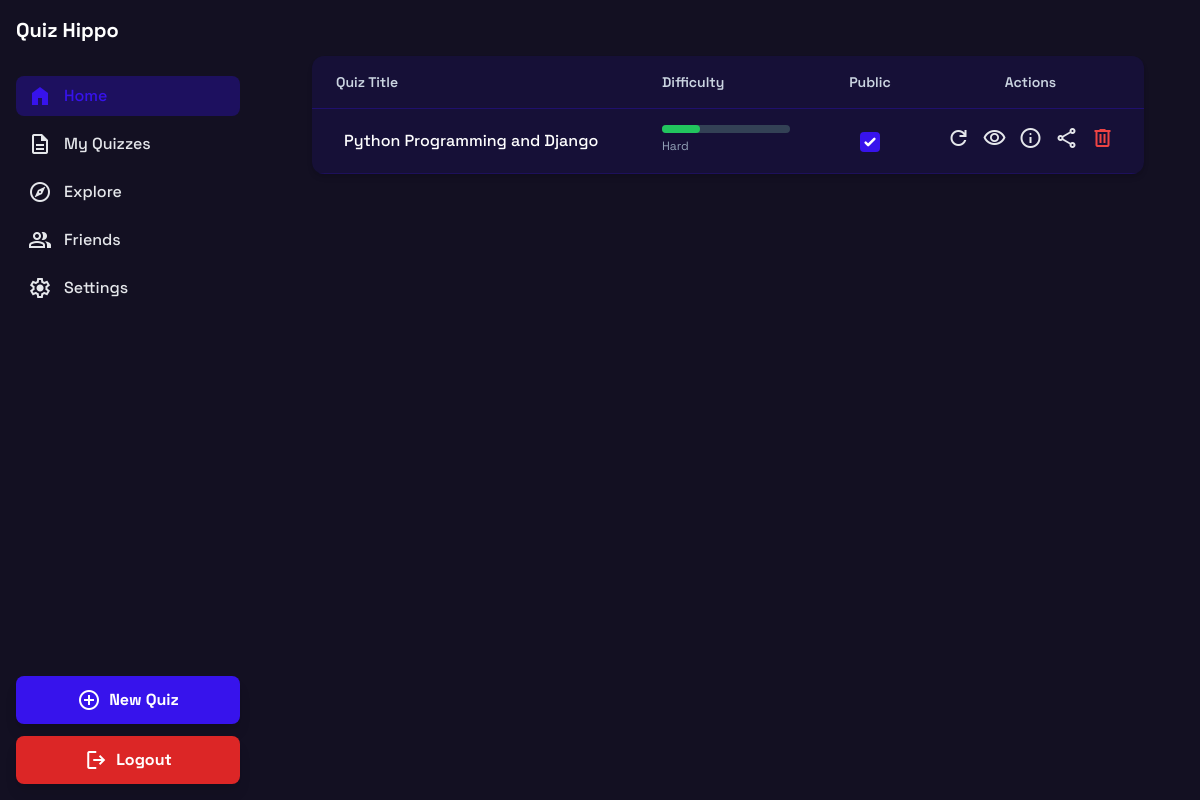
Page /all_quizes/ (signed in) on the committed database.
### app/models.py (models this page shows, shortened)
class Quiz(models.Model):
    QUESTION_PREFERENCES = [
        ('SHORT', 'Short Questions'),
        ('TF', 'True/False'),
        ('MCQ', 'Multiple Choice'),
        ('FILL', 'Fill in the Blank'),
        ('MIX', 'Mix'),
    ]
    topic = models.CharField(max_length=200)
    difficulty = models.IntegerField(default=1)
    user = models.ForeignKey(User, on_delete=models.CASCADE, null=True, blank=True, related_name="quizzes")
    question_preference = models.CharField(max_length=10, choices=QUESTION_PREFERENCES, default="MIX")
    shared_with = models.ManyToManyField(User, related_name="shared_quizzes", blank=True)
    is_public = models.BooleanField(default=False)

### app/views.py (the view)
# urls.py: path('all_quizes/', views.all_quizes, name='all_quizes'),
def all_quizes(request):
    user = request.user
    quizzes = (Quiz.objects.filter(user=user) | Quiz.objects.filter(shared_with=user)).distinct()
    for quiz in quizzes:
        attempt = QuizAttempt.objects.filter(user=user, quiz=quiz).first()
        quiz.attempt = attempt
        quiz.attempted = attempt is not None
    paginator = Paginator(quizzes, 5)
    page_number = request.GET.get('page')
    page_obj = paginator.get_page(page_number)
    return render(request, 'all-quizes.html', {'page_obj': page_obj})

### templates/all-quizes.html (shortened to what this page needs)
{% extends "base.html" %}
{% load static %}
{% block content %}
<main class="flex-1 p-4 sm:p-6 bg-background-light dark:bg-background-dark">
  <div class="bg-white dark:bg-primary/10 rounded-xl shadow-md overflow-hidden">
    <div class="overflow-x-auto">
      <table class="w-full text-left">
        <thead class="border-b border-primary/20 dark:border-primary/30">
          <tr>
            <th class="px-6 py-4 text-sm font-semibold text-slate-600 dark:text-slate-300">Quiz Title</th>
            <th class="px-6 py-4 text-sm font-semibold text-slate-600 dark:text-slate-300">Difficulty</th>
            <th class="px-6 py-4 text-sm font-semibold text-slate-600 dark:text-slate-300 text-center">Public</th>
            <th class="px-6 py-4 text-sm font-semibold text-slate-600 dark:text-slate-300 text-center">Actions</th>
          </tr>
        </thead>
        <tbody>
          {% for quiz in page_obj %}
          <tr class="border-b border-primary/10 dark:border-primary/20">
            <td class="px-6 py-4 whitespace-nowrap text-slate-800 dark:text-white font-medium">
               {{ quiz.topic }}
            </td>
            <td class="px-6 py-4">
              <div class="w-32 bg-slate-200 dark:bg-slate-700 rounded-full h-2">
                <div class="bg-green-500 h-2 rounded-full"
                     style="width: {{ quiz.difficulty|add:"0" }}0%"></div>
              </div>
              <span class="text-xs text-slate-500 dark:text-slate-400">
                {% if quiz.difficulty == 1 %} Easy
                {% elif quiz.difficulty == 2 %} Medium
                {% elif quiz.difficulty == 3 %} Hard
                {% else %} Custom
                {% endif %}
              </span>
            </td>
            <td class="px-6 py-4 text-center">
              <form method="post" action="{% url 'is_public' quiz.id %}">
                <input type="checkbox" name="is_public" onchange="this.form.submit()"
                       {% if quiz.is_public %}checked{% endif %}
                       class="h-5 w-5 rounded border-gray-300 text-primary focus:ring-primary">
              </form>
            </td>
            <td class="px-6 py-4 text-center">
              <div class="flex justify-center items-center space-x-3">
                {% if quiz.attempted %}
                  <a href="{% url 'retake_quiz' quiz.id %}" class="icon-btn group relative">
                    <span class="material-symbols-outlined">refresh</span>
                  </a>
                  <a href="{% url 'quiz_result' quiz.attempt.id %}" class="icon-btn group relative">
                    <span class="material-symbols-outlined">visibility</span>
                  </a>
                {% else %}
                  <a href="{% url 'quiz_take' quiz.id %}" class="icon-btn group relative">
                    <span class="material-symbols-outlined">play_arrow</span>
                    <span class="tooltip">Start Quiz</span>
                  </a>
                {% endif %}
                <a href="{% url 'quiz_detail' quiz.id %}" class="icon-btn group relative">
                  <span class="material-symbols-outlined">info</span>
                </a>
                <button type="button" class="icon-btn group relative" onclick="openShareModal({{ quiz.id }})">
                  <span class="material-symbols-outlined">share</span>
                </button>
                <a href="{% url 'delete_quiz' quiz.id %}" class="icon-btn text-red-500 group relative">
                  <span class="material-symbols-outlined">delete</span>
                </a>
              </div>
            </td>
          </tr>
          {% empty %}
          <tr>
            <td colspan="4" class="px-6 py-4 text-center text-slate-500 dark:text-slate-400">
              No quizzes yet
            </td>
          </tr>
          {% endfor %}
        </tbody>
      </table>
    </div>
  </div>
</main>
{% endblock content %}

### templates/base.html (style rules this page uses)
body { font-family: 'Space Grotesk', sans-serif; }
.material-symbols-outlined { font-variation-settings: "FILL" 0, "wght" 400, "GRAD" 0, "opsz" 24; }

### rows in the picture
Quiz: topic "Python Programming and Django", difficulty 3 (drawn), is_public "☑"
